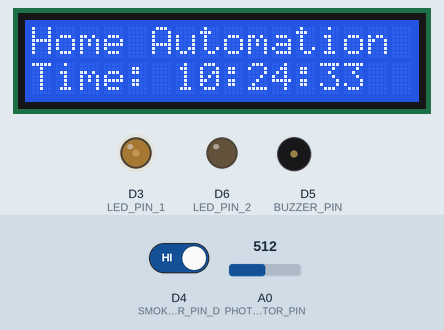
A program run on a simulated Arduino Uno R4 WiFi. On the bench: 16×2 character LCD, output pins drawn as LEDs (lit = HIGH), buzzer (waves = sounding, pin HIGH). Inputs (shaded band) come from the test bench; at power-on: A0 (PHOTORESISTOR_PIN) = 512, D4 (SMOKE_SENSOR_PIN_D) HIGH. WiFi joins after 1.5 s; servers stay silent unless stated; network time is answered at once with the bench clock; the local clock reads 2024-03-15 10:24:30 at power-on unless the program sets it; what the program prints to the serial monitor is not drawn.

Above: at 3.7 s.
3.8 s: A0 (PHOTORESISTOR_PIN) set to 494
At 5.4 s:
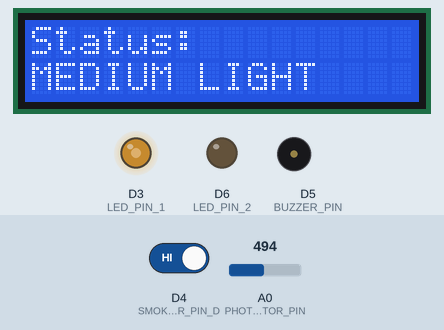
7.9 s: D4 (SMOKE_SENSOR_PIN_D) driven LOW
At 9.9 s:
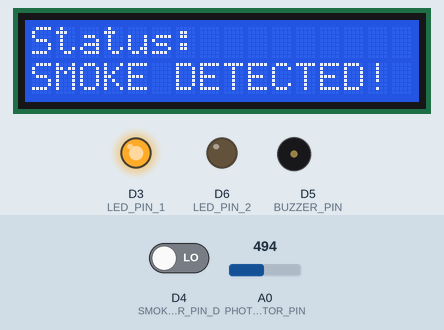
12.0 s: D4 (SMOKE_SENSOR_PIN_D) driven HIGH
At 14.6 s:
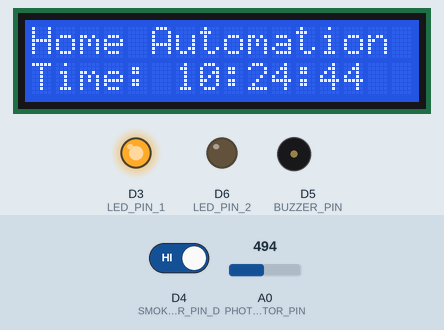
16.1 s: A0 (PHOTORESISTOR_PIN) set to 246
At 16.7 s:
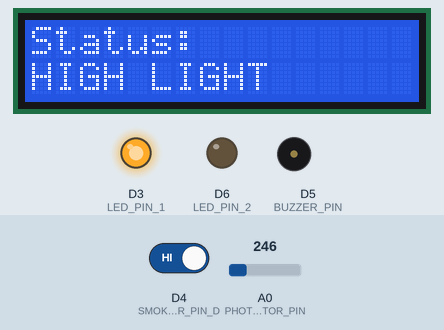
18.6 s: A0 (PHOTORESISTOR_PIN) set to 266
At 20.8 s:
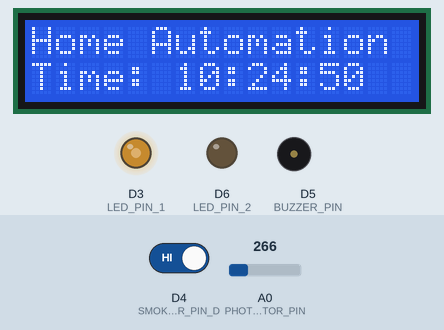
22.7 s: A0 (PHOTORESISTOR_PIN) set to 778
At 23.9 s:
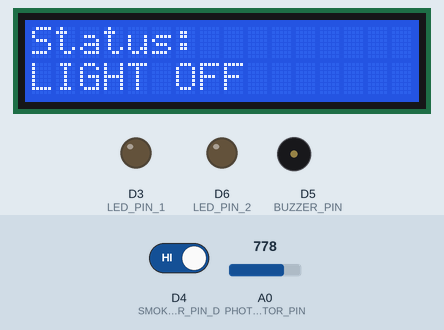
Timing chart, 0 to 25.7 s (numbered marks = the images above; inputs shaded):
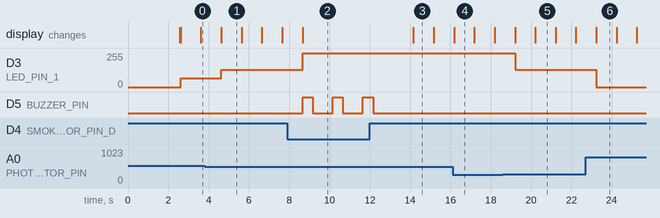

Measured:
- the behaviour switches between 512 and 511 on A0 (PHOTORESISTOR_PIN) (found by bisection; images 0 and 1)
- the behaviour switches between 255 and 256 on A0 (PHOTORESISTOR_PIN) (found by bisection; images 4 and 5)
- after the input at 3.8 s, D3 (LED_PIN_1): 64/255 → 128/255 after 0.83 s; the display: changes after 0.83 s (image 1)
- after the input at 7.9 s, D3 (LED_PIN_1): 128/255 → 255/255 after 0.76 s; D5 (BUZZER_PIN): alternates HIGH for 0.50 s and LOW for 1.0 s, starting after 0.76 s; the display: changes after 0.76 s (image 2)
- after the input at 12.0 s, D5 (BUZZER_PIN): goes on until 12.2 s, then stays LOW; the display: changes after 2.2 s (image 3)
- after the input at 16.1 s, the display: changes after 0.08 s (image 4)
- after the input at 18.6 s, D3 (LED_PIN_1): 255/255 → 128/255 after 0.60 s; the display: first changes after 0.60 s (image 5 shows a later state)
- after the input at 22.7 s, D3 (LED_PIN_1): 128/255 → 0/255 after 0.53 s; the display: changes after 0.53 s (image 6)

The program:

main.cpp
```cpp
#include <Arduino.h>
#include <WiFiUdp.h>
#include <NTPClient.h>

#include "buzzer.h"
#include "config.h"
#include "display.h"
#include "led.h"
#include "matrix.h"
#include "smoke_sensor.h"

#include "wifi_settings.h"
#include "wifi_handler.h"

WiFiClient client;
WiFiUDP udpClient;
NTPClient ntpClient(udpClient, NTP_SERVER, 3600.0);

uint16_t ambientLight = 0;
uint8_t lightBrightness = 0;
long previousLightBrightness = -1;
uint8_t currentHour = 0;
bool smokeAlarm = false;

void setup()
{
    Serial.begin(9600);

    setupWifi(WIFI_SSID, WIFI_PASSWORD);

    initDisplay();
    initMatrix();
    initBuzzer();
    initLED();
    initSmokeSensor();
}

void loop()
{
    ntpClient.update();
    String getCurrentTime = ntpClient.getFormattedTime();

    if (!smokeAlarm)
    {
        showHomeScreen(getCurrentTime);
    }

#if DEBUG
    Serial.print("Smoke sensor value: ");
    Serial.println(analogRead(SMOKE_SENSOR_PIN_A));
#endif

    if (isSmokeDetected())
    {
        if (!smokeAlarm)
        {
            Serial.println("Smoke detected!");
            smokeAlarm = true;
            showStatusMessage("SMOKE DETECTED!");
        }
        controlLED(255);
        soundBuzzer();
    }
    else if (smokeAlarm)
    {
        Serial.println("Smoke cleared!");
        smokeAlarm = false;
    }

    if (smokeAlarm)
    {
        delay(1000);
        return;
    }

    currentHour = ntpClient.getHours();
    if (currentHour >= TURN_ON_HOUR && currentHour < TURN_OFF_HOUR)
    {
        ambientLight = analogRead(PHOTORESISTOR_PIN);

#if DEBUG
        Serial.print("Diode sensor value: ");
        Serial.println(ambientLight);
#endif

        if (ambientLight < 256)
        {
            lightBrightness = LIGHT_HIGH;
            if (lightBrightness != previousLightBrightness)
            {
                Serial.println("HIGH LIGHT");
                showStatusMessage("HIGH LIGHT");
            }
        }
        else if (ambientLight < 512)
        {
            lightBrightness = LIGHT_MEDIUM;
            if (lightBrightness != previousLightBrightness)
            {
                Serial.println("MEDIUM LIGHT");
                showStatusMessage("MEDIUM LIGHT");
            }
        }
        else if (ambientLight < 768)
        {
            lightBrightness = LIGHT_LOW;
            if (lightBrightness != previousLightBrightness)
            {
                Serial.println("LOW LIGHT");
                showStatusMessage("LOW LIGHT");
            }
        }
        else
        {
            lightBrightness = LIGHT_OFF;
            if (lightBrightness != previousLightBrightness)
            {
                Serial.println("LIGHT OFF");
                showStatusMessage("LIGHT OFF");
            }
        }

        if (lightBrightness != previousLightBrightness)
        {
            previousLightBrightness = lightBrightness;
            controlLED(lightBrightness);
        }
    }
    else
    {
        controlLED(0);
    }

    delay(1000);
}
```

buzzer.h
```cpp
#ifndef BUZZER_H
#define BUZZER_H

void initBuzzer();
void soundBuzzer();

#endif
```

display.h
```cpp
#ifndef DISPLAY_H
#define DISPLAY_H

#include <Wire.h>
#include <LiquidCrystal.h>

void initDisplay();
void showHomeScreen(const String &currenTime);
void showStatusMessage(const String& message);
void showCustomMessage(const String& message, uint8_t col, uint8_t row, bool clear = true);

#endif
```

led.h
```cpp
#ifndef LED_H
#define LED_H

void initLED();
void controlLED(uint8_t brightness);

#endif
```

matrix.h
```cpp
#ifndef MATRIX_H
#define MATRIX_H

#include <Arduino_LED_Matrix.h>

void initMatrix();

#endif
```

smoke_sensor.h
```cpp
#ifndef SMOKE_SENSOR_H
#define SMOKE_SENSOR_H

//extern volatile bool smokeAlarm;

void initSmokeSensor();
bool isSmokeDetected();
void smokeInterrupt();
uint16_t getSmokeValue();

#endif
```

wifi_handler.h
```cpp
#ifndef WIFI_HANDLER_H
#define WIFI_HANDLER_H

#include <WiFiS3.h>

void setupWifi(const char* ssid, const char* password);

#endif
```

buzzer.cpp
```cpp
#include <Arduino.h>
#include "buzzer.h"
#include "config.h"

void initBuzzer()
{
    pinMode(BUZZER_PIN, OUTPUT);
}

void soundBuzzer()
{
    digitalWrite(BUZZER_PIN, HIGH);
    delay(500);
    digitalWrite(BUZZER_PIN, LOW);
}
```

display.cpp
```cpp
#include <Arduino.h>
#include <LiquidCrystal.h>
#include "display.h"
#include "config.h"

LiquidCrystal lcd(LCD_RS, LCD_EN, LCD_D4, LCD_D5, LCD_D6, LCD_D7);

void initDisplay()
{
    lcd.begin(16, 2);
    lcd.clear();
}

void showHomeScreen(const String &currentTime)
{
    lcd.clear();
    lcd.setCursor(0, 0);
    lcd.print("Home Automation");

    lcd.setCursor(0, 1);
    lcd.print("Time: ");
    lcd.print(currentTime);
}

void showStatusMessage(const String& message)
{
    lcd.clear();
    lcd.setCursor(0, 0);
    lcd.print("Status:");
    lcd.setCursor(0, 1);
    lcd.print(message);
}

void showCustomMessage(const String& message, uint8_t col, uint8_t row, bool clear)
{
    if (clear)
    {
        lcd.clear();
    }
    lcd.setCursor(col, row);
    lcd.print(message);
}
```

led.cpp
```cpp
#include <Arduino.h>
#include "led.h"
#include "config.h"

void initLED()
{
    pinMode(LED_PIN_1, OUTPUT);
    pinMode(LED_PIN_2, OUTPUT);
}

void controlLED(uint8_t brightness)
{
    analogWrite(LED_PIN_1, brightness);
#if DEBUG
    Serial.print("LED 1 brightness: ");
    Serial.println(brightness);
#endif
}
```

smoke_sensor.cpp
```cpp
#include <Arduino.h>
#include "smoke_sensor.h"
#include "config.h"

//volatile bool smokeAlarm = false;

void initSmokeSensor()
{
    pinMode(SMOKE_SENSOR_PIN_A, INPUT);
    pinMode(SMOKE_SENSOR_PIN_D, INPUT);
    //attachInterrupt(digitalPinToInterrupt(SMOKE_SENSOR_PIN_D), smokeInterrupt, CHANGE);
}

bool isSmokeDetected()
{
    //return analogRead(SMOKE_SENSOR_PIN_A) > SMOKE_THRESHOLD;
    return digitalRead(SMOKE_SENSOR_PIN_D) == LOW;
}

void smokeInterrupt()
{
    Serial.println("Smoke interrupt detected");
    //smokeAlarm = true;
}

uint16_t getSmokeValue()
{
    return analogRead(SMOKE_SENSOR_PIN_A);
}
```

wifi_handler.cpp
```cpp
#include <Arduino.h>
#include "config.h"
#include "display.h"
#include "wifi_handler.h"

void setupWifi(const char* ssid, const char* password)
{
    byte attempts = 0;
    while (WiFi.status() != WL_CONNECTED && attempts < WIFI_ATTEMPTS)
    {
        Serial.print("Connecting to ");
        showStatusMessage("Connecting to WiFi");
        Serial.println(ssid);

        WiFi.begin(ssid, password);

        delay(1000);
        attempts++;
    }

    if (WiFi.status() == WL_CONNECTED)
    {
        Serial.print("Connected to ");
        Serial.println(ssid);
        showStatusMessage("Connected to WiFi");
    }
    else
    {
        Serial.println("Failed to connect to WiFi");
        showStatusMessage("Failed to connect to WiFi");
    }
}
```

config.h
```cpp
#ifndef CONFIG_H
#define CONFIG_H

#define DEBUG 0

// Pin configuration
#define LED_PIN_1 3
#define LED_PIN_2 6
#define SMOKE_SENSOR_PIN_D 4
#define SMOKE_SENSOR_PIN_A A1
#define BUZZER_PIN 5
#define PHOTORESISTOR_PIN A0

// display configuration
#define LCD_RS 13
#define LCD_EN 12
#define LCD_D4 11
#define LCD_D5 10
#define LCD_D6 9
#define LCD_D7 8

// LED configuration
#define TURN_ON_HOUR 8
#define TURN_OFF_HOUR 24

#define LIGHT_OFF 0
#define LIGHT_LOW 64
#define LIGHT_MEDIUM 128
#define LIGHT_HIGH 255

// smoke sensor configuration
#define SMOKE_THRESHOLD 500

// wifi settings
#define WIFI_ATTEMPTS 5

#endif
```

wifi_settings.h
```cpp
#ifndef CREDENTIALS_H
#define CREDENTIALS_H

#define WIFI_ENABLED

#define NTP_SERVER "pool.ntp.org"

// WiFi credentials
#define WIFI_SSID "SSID"
#define WIFI_PASSWORD "PASSWORD"

// MQTT broker credentials
#define MQTT_SERVER "192.168.1.1"
#define MQTT_PORT 1883
#define MQTT_USER ""
#define MQTT_PASSWORD ""

#endif
```
